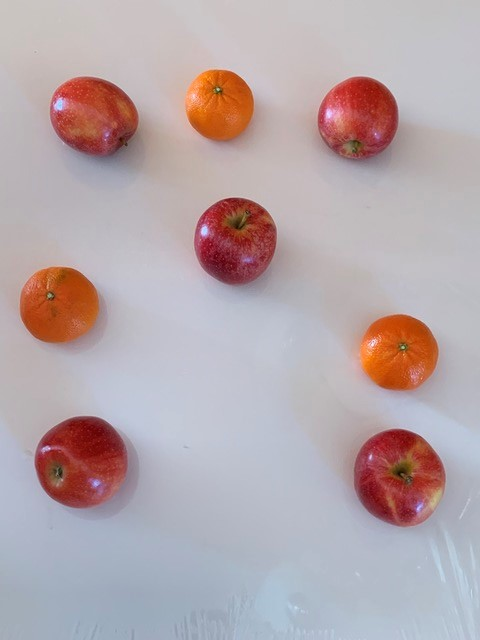
#> input picture operations morphologiques/appleorange.jpg, 480 x 640 px
$ jupyter execute morphology.ipynb
#> lines starting #> are read from the running program, lines starting #| are printed output that depends on the picture; after the words box and inside, x2 and y2 are one past the last pixel; in counts of white or black regions, pixels touching at a corner belong together
[cell 1]
import numpy as np
import cv2 as cv
import matplotlib.pyplot as plt
img = cv.imread('appleorange.jpg',0)
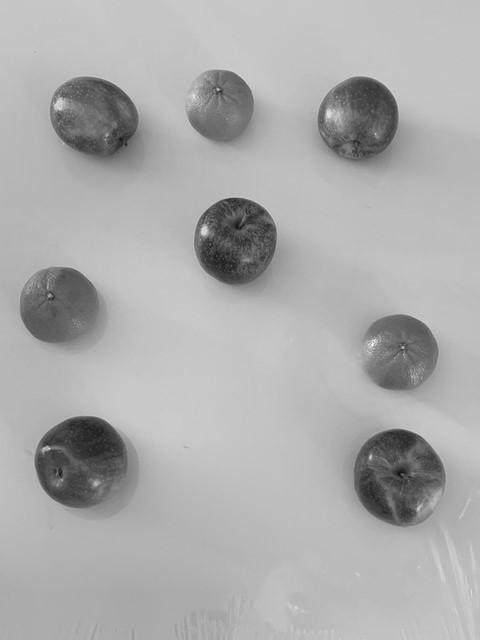
#> img: shape (640, 480); min 12, max 245, mean 172.1
plt.imshow(img)
ret,thresh1 = cv.threshold(img,127,255,cv.THRESH_BINARY)
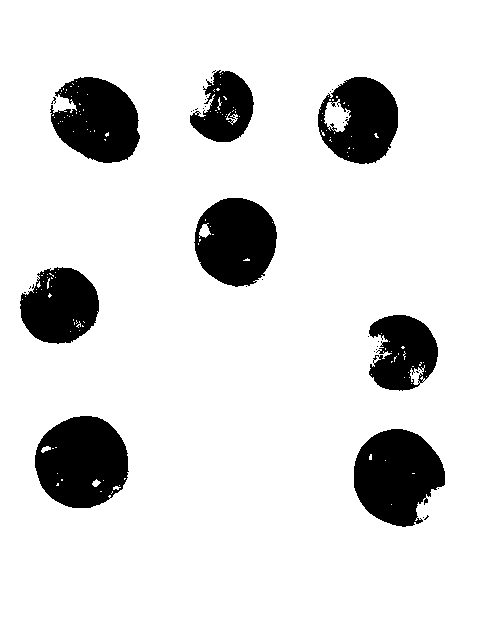
#> thresh1: shape (640, 480); 86.9% white; 38 black regions (30 under 20 px), largest, box (x1, y1, x2, y2) and area: (35, 416, 129, 508) 6629, (354, 429, 445, 527) 6433, (194, 198, 277, 287) 5578
ret,thresh2 = cv.threshold(img,127,255,cv.THRESH_BINARY_INV)
ret,thresh3 = cv.threshold(img,127,255,cv.THRESH_TRUNC)
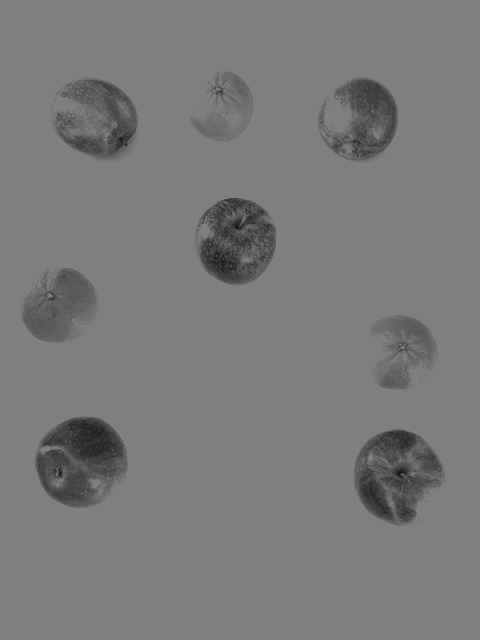
#> thresh3: shape (640, 480); min 12, max 127, mean 122.2
ret,thresh4 = cv.threshold(img,127,255,cv.THRESH_TOZERO)
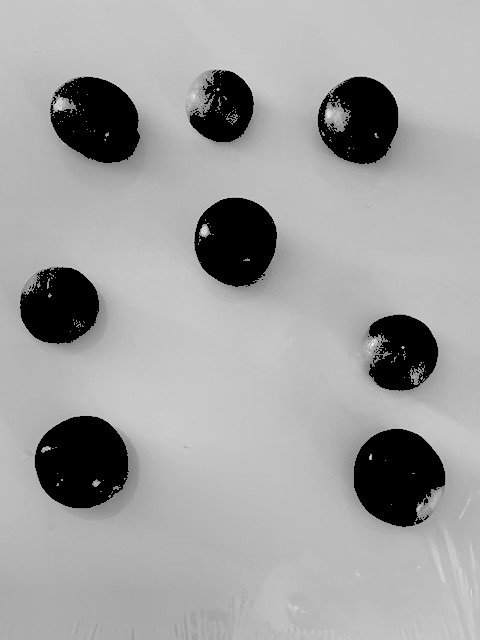
#> thresh4: shape (640, 480); min 0, max 245, mean 160.4
ret,thresh5 = cv.threshold(img,127,255,cv.THRESH_TOZERO_INV)
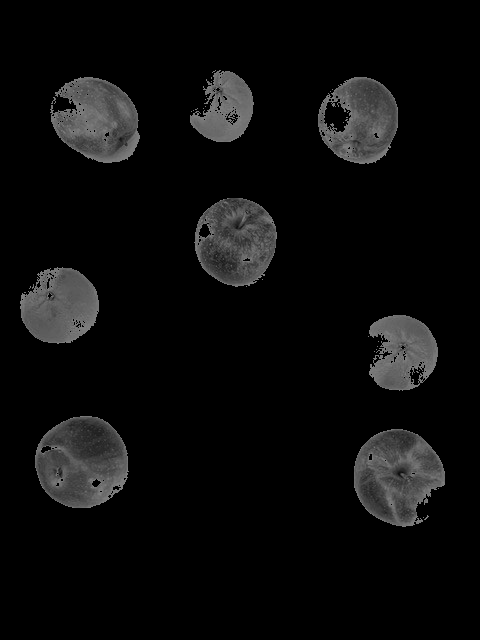
#> thresh5: shape (640, 480); min 0, max 127, mean 11.7
titles = ['Original Image','BINARY','BINARY_INV','TRUNC','TOZERO','TOZERO_INV']
images = [img, thresh1, thresh2, thresh3, thresh4, thresh5]
for i in range(6):
    plt.subplot(2,3,i+1),plt.imshow(images[i],'gray',vmin=0,vmax=255)
    plt.title(titles[i])
    plt.xticks([]),plt.yticks([])

[cell 2]
# inverser l'image
imgINV= abs(thresh1 - 255)
plt.imshow(imgINV, cmap='gray')

[cell 3]
kernel = np.ones((5,5),np.uint8)
erosion = cv.erode(imgINV,kernel,iterations = 1)
#> erosion: shape (640, 480); values 0 (black) and 1 (white), 10% white; 22 white regions (13 under 20 px), largest, box (x1, y1, x2, y2) and area: (37, 418, 126, 506) 5505, (356, 431, 443, 524) 5491, (197, 200, 275, 284) 4629
plt.imshow(erosion, cmap='gray')

[cell 4]
dilation = cv.dilate(imgINV,kernel,iterations = 1)
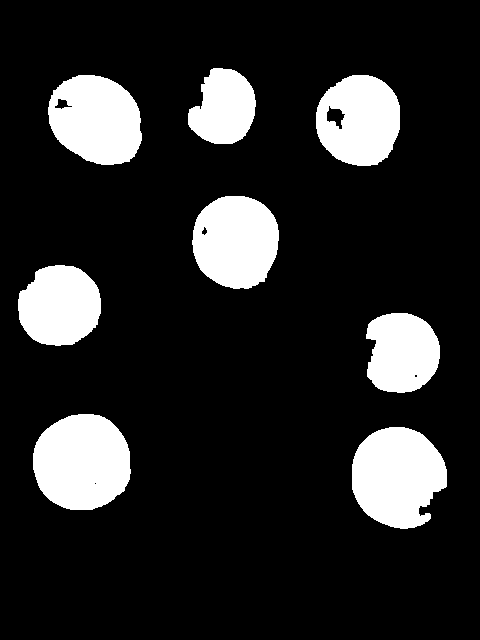
#> dilation: shape (640, 480); values 0 (black) and 1 (white), 15.5% white; 8 white regions, largest, box (x1, y1, x2, y2) and area: (33, 414, 131, 510) 7530, (352, 427, 447, 529) 7357, (48, 75, 142, 165) 6504
plt.imshow(dilation, cmap='gray')

[cell 5]
opening = cv.morphologyEx(imgINV, cv.MORPH_OPEN, kernel)
#> opening: shape (640, 480); values 0 (black) and 1 (white), 12.5% white; 13 white regions, largest, box (x1, y1, x2, y2) and area: (35, 416, 128, 508) 6533, (354, 429, 445, 526) 6363, (195, 198, 277, 286) 5433
plt.imshow(opening, cmap='gray')

[cell 6]
closing = cv.morphologyEx(imgINV, cv.MORPH_CLOSE, kernel)
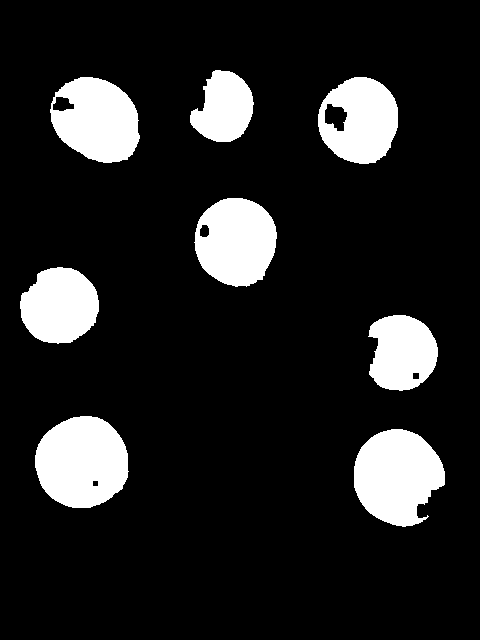
#> closing: shape (640, 480); values 0 (black) and 1 (white), 13.5% white; 8 white regions, largest, box (x1, y1, x2, y2) and area: (35, 416, 129, 508) 6746, (354, 429, 445, 527) 6521, (50, 77, 140, 163) 5656
plt.imshow(closing, cmap='gray')

[cell 7]
#difference entre dilation et erosin
gradient = cv.morphologyEx(imgINV, cv.MORPH_GRADIENT, kernel)
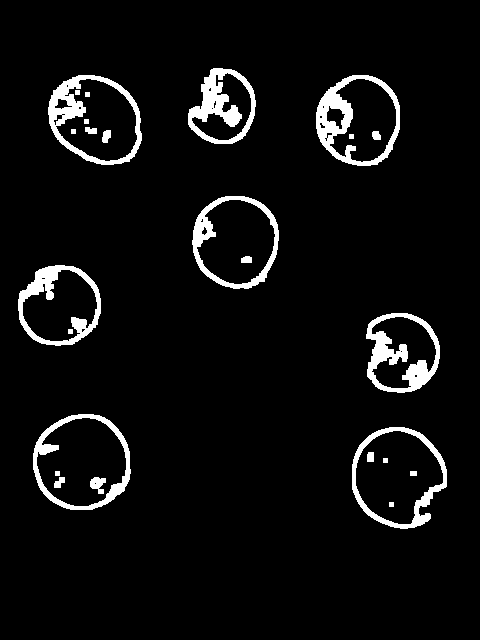
#> gradient: shape (640, 480); values 0 (black) and 1 (white), 5.5% white; 25 white regions, largest, box (x1, y1, x2, y2) and area: (316, 75, 400, 166) 2331, (366, 313, 440, 393) 2260, (48, 75, 142, 165) 2135
plt.imshow(gradient, cmap='gray')

[cell 8]
#difference entre opening et original
tophat = cv.morphologyEx(imgINV, cv.MORPH_TOPHAT, kernel)
#> tophat: shape (640, 480); values 0 (black) and 1 (white), 0.56% white in thin lines or dots, all inside (x1, y1, x2, y2) = (20, 70, 439, 527)
plt.imshow(tophat, cmap='gray')

[cell 9]
#difference entre closing et original
blackhat = cv.morphologyEx(imgINV, cv.MORPH_BLACKHAT, kernel)
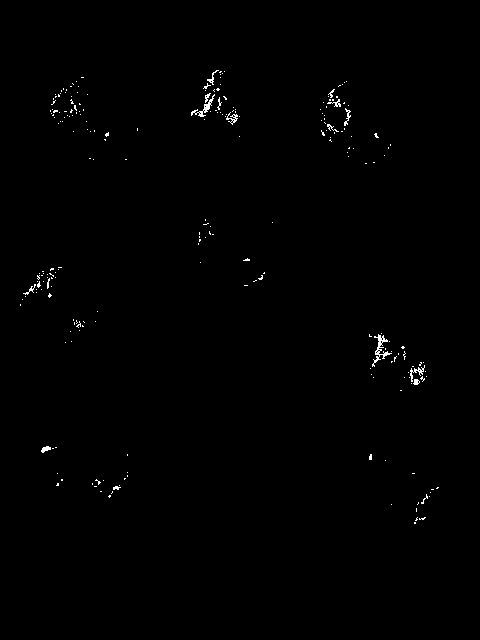
#> blackhat: shape (640, 480); values 0 (black) and 1 (white), 0.48% white in thin lines or dots, all inside (x1, y1, x2, y2) = (20, 70, 439, 524)
plt.imshow(blackhat, cmap='gray')

[cell 10]
# Rectangular Kernel
cv.getStructuringElement(cv.MORPH_RECT,(5,5))

[cell 11]
# Elliptical Kernel
cv.getStructuringElement(cv.MORPH_ELLIPSE,(5,5))

[cell 12]
# Cross-shaped Kernel
cv.getStructuringElement(cv.MORPH_CROSS,(5,5))

# Dilatation avec element structurant

[cell 13]
erosion = cv.erode(imgINV,cv.getStructuringElement(cv.MORPH_ELLIPSE,(5,5)),iterations = 1)
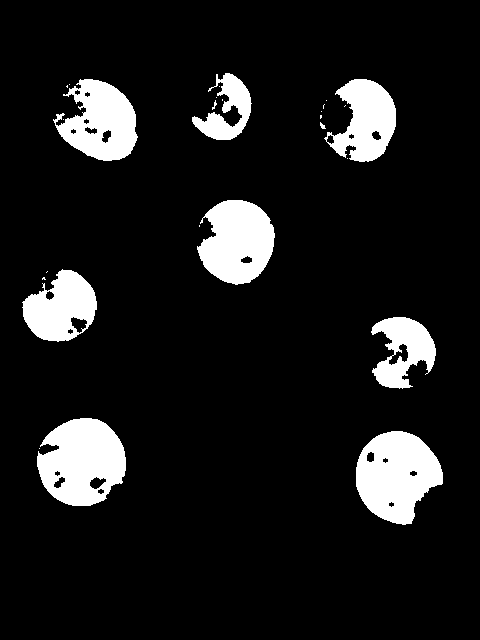
#> erosion: shape (640, 480); values 0 (black) and 1 (white), 10.5% white; 26 white regions (16 under 20 px), largest, box (x1, y1, x2, y2) and area: (37, 418, 126, 506) 5721, (356, 431, 443, 525) 5661, (197, 200, 275, 285) 4796
plt.imshow(erosion, cmap='gray')
